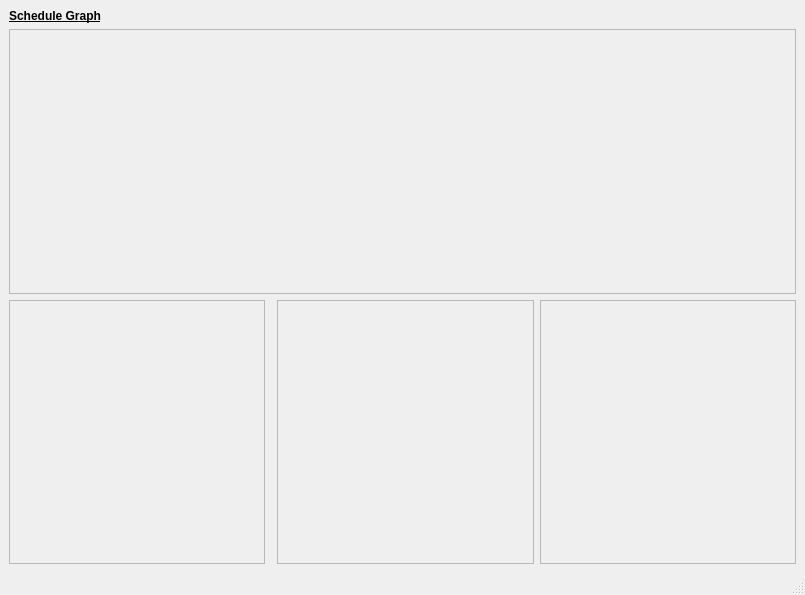
<?xml version="1.0" encoding="UTF-8"?>
<ui version="4.0">
 <class>MainWindow</class>
 <widget class="QMainWindow" name="MainWindow">
  <property name="geometry">
   <rect>
    <x>0</x>
    <y>0</y>
    <width>805</width>
    <height>595</height>
   </rect>
  </property>
  <property name="sizePolicy">
   <sizepolicy hsizetype="Preferred" vsizetype="Maximum">
    <horstretch>0</horstretch>
    <verstretch>0</verstretch>
   </sizepolicy>
  </property>
  <property name="windowTitle">
   <string>MainWindow</string>
  </property>
  <property name="autoFillBackground">
   <bool>false</bool>
  </property>
  <widget class="QWidget" name="centralwidget">
   <property name="sizePolicy">
    <sizepolicy hsizetype="Maximum" vsizetype="Preferred">
     <horstretch>0</horstretch>
     <verstretch>0</verstretch>
    </sizepolicy>
   </property>
   <layout class="QGridLayout" name="gridLayout">
    <item row="5" column="3">
     <widget class="QScrollArea" name="scrollArea_3">
      <property name="widgetResizable">
       <bool>true</bool>
      </property>
      <widget class="QWidget" name="scrollAreaWidgetContents_3">
       <property name="geometry">
        <rect>
         <x>0</x>
         <y>0</y>
         <width>255</width>
         <height>261</height>
        </rect>
       </property>
      </widget>
     </widget>
    </item>
    <item row="5" column="1">
     <widget class="QScrollArea" name="scrollArea_2">
      <property name="widgetResizable">
       <bool>true</bool>
      </property>
      <widget class="QWidget" name="scrollAreaWidgetContents_2">
       <property name="geometry">
        <rect>
         <x>0</x>
         <y>0</y>
         <width>254</width>
         <height>261</height>
        </rect>
       </property>
      </widget>
     </widget>
    </item>
    <item row="0" column="1">
     <widget class="QLabel" name="label_2">
      <property name="font">
       <font>
        <weight>75</weight>
        <bold>true</bold>
        <underline>true</underline>
       </font>
      </property>
      <property name="text">
       <string>Schedule Graph</string>
      </property>
     </widget>
    </item>
    <item row="3" column="1" colspan="4">
     <widget class="QScrollArea" name="scrollArea">
      <property name="widgetResizable">
       <bool>true</bool>
      </property>
      <widget class="QWidget" name="scrollAreaWidgetContents">
       <property name="geometry">
        <rect>
         <x>0</x>
         <y>0</y>
         <width>785</width>
         <height>261</height>
        </rect>
       </property>
      </widget>
     </widget>
    </item>
    <item row="5" column="4">
     <widget class="QScrollArea" name="scrollArea_4">
      <property name="widgetResizable">
       <bool>true</bool>
      </property>
      <widget class="QWidget" name="scrollAreaWidgetContents_5">
       <property name="geometry">
        <rect>
         <x>0</x>
         <y>0</y>
         <width>254</width>
         <height>261</height>
        </rect>
       </property>
      </widget>
     </widget>
    </item>
   </layout>
  </widget>
  <widget class="QStatusBar" name="statusbar"/>
 </widget>
 <resources/>
 <connections/>
</ui>
